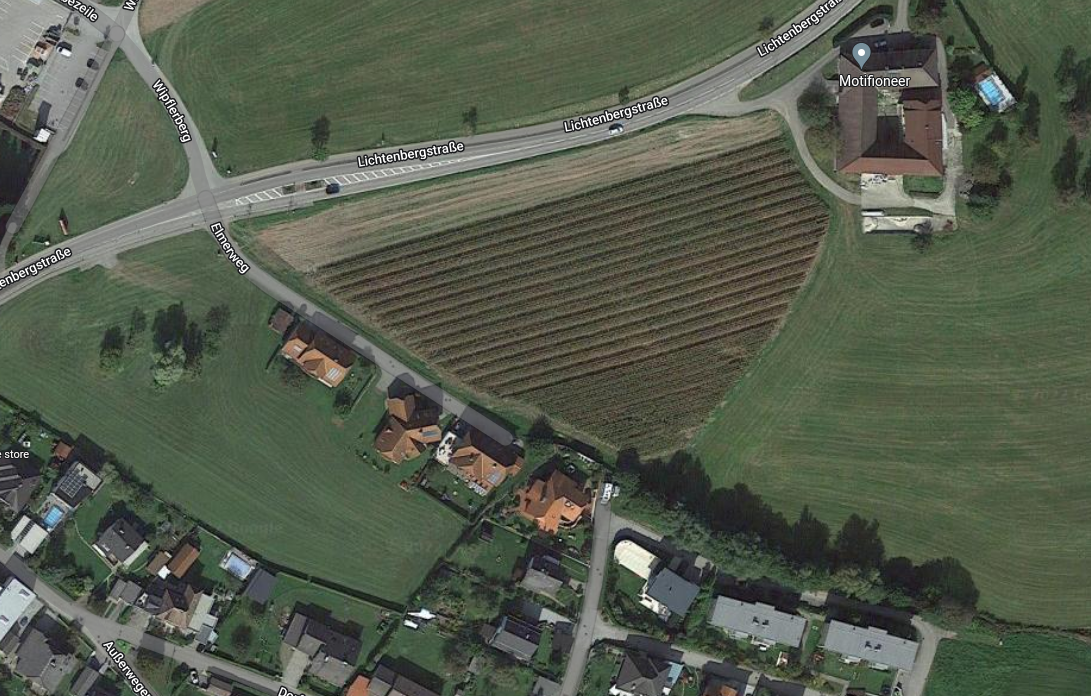
#> input picture Diplomarbeit_Anna/Python/filter_tutorial/images/field_2.png, 1091 x 696 px
$ python texture_segmentation.py   (older library calls are emulated)
#> lines starting #> are read from the running program, lines starting #| are printed output that depends on the picture; after the words box and inside, x2 and y2 are one past the last pixel; in counts of white or black regions, pixels touching at a corner belong together

import matplotlib.pyplot as plt
from skimage import io

import numpy as np
from skimage.filters import threshold_otsu
import cv2
from skimage.filters.rank import entropy
from skimage.morphology import disk
from skimage import io, img_as_float


from scipy import ndimage


img = img_as_float(io.imread("images/field_2.png", 1))
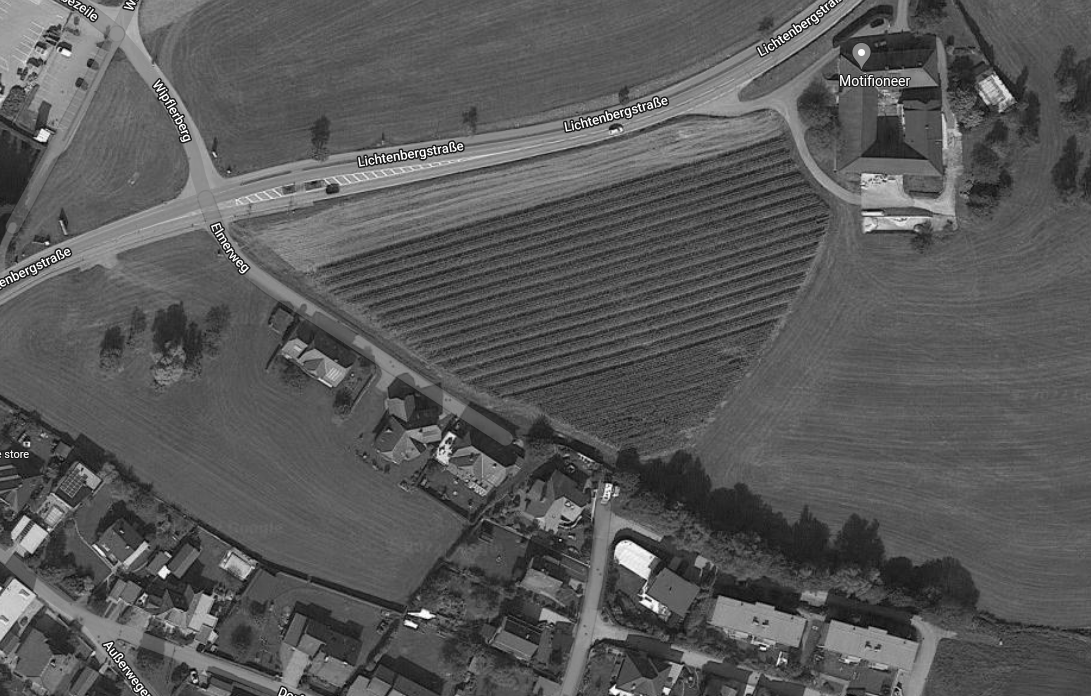
#> img: shape (696, 1091) float64; min 0.00561, max 1, mean 0.35
#
# #Variance - not a great way to quantify texture
# k=7
# img_mean = ndimage.uniform_filter(img, (k, k))
# img_sqr_mean = ndimage.uniform_filter(img**2, (k, k))
# img_var = img_sqr_mean - img_mean**2
# plt.imshow(img_var, cmap='gray')
# plt.show()
# #GABOR - A great filter for texture but usually efficient
# #if we know exact parameters. Good choice for generating features
# #for machine learning
#
ksize=45
theta=np.pi/4
kernel = cv2.getGaborKernel((ksize, ksize), 5.0, theta, 10.0, 0.9, 0, ktype=cv2.CV_32F)
filtered_image = cv2.filter2D(img, cv2.CV_8UC3, kernel)
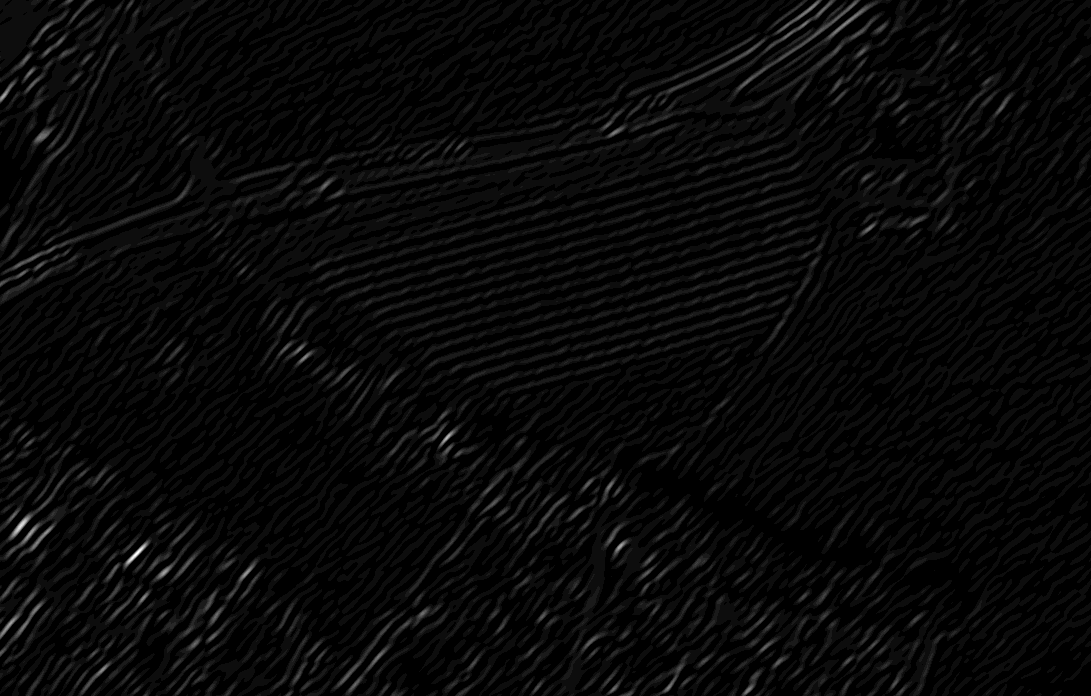
#> filtered_image: shape (696, 1091); min 0, max 19, mean 0.633; drawn with min black and max white
plt.imshow(filtered_image, cmap='gray')
plt.show()

#Entropy
#Entropy quantifies disorder.
#Since cell region has high variation in pixel values the entropy would be
#higher compared to scratch region

entropy_img = entropy(img, disk(13))
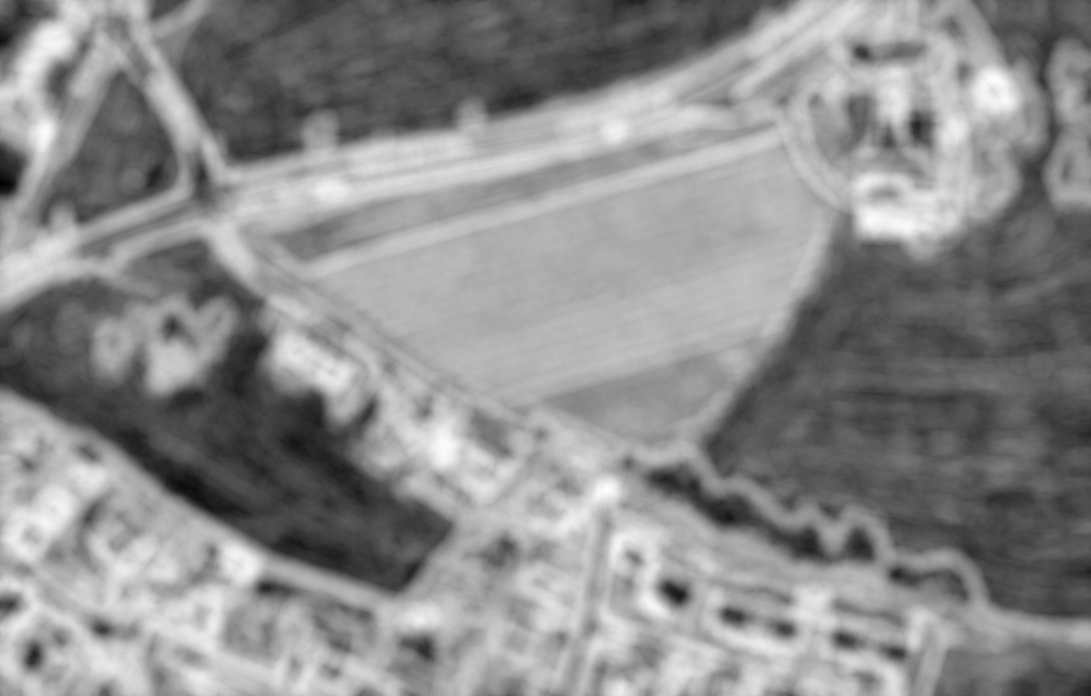
#> entropy_img: shape (696, 1091) float64; min 2.94, max 7.42, mean 5.4; drawn with min black and max white

plt.hist(entropy_img.flat, bins=100, range=(0,5))  #.flat returns the flattened numpy array (1D)
#plt.show()
thresh = threshold_otsu(entropy_img)
#> thresh = 5.25

binary = entropy_img <= thresh
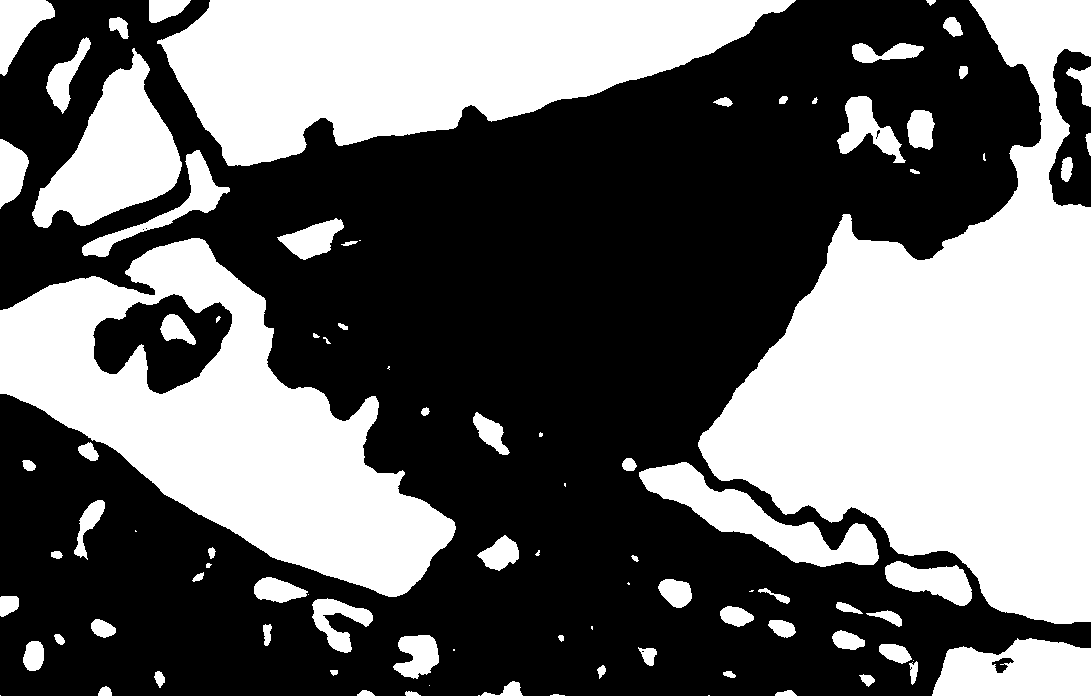
#> binary: shape (696, 1091) bool; 41.1% white; 92 white regions (17 under 20 px), largest, box (x1, y1, x2, y2) and area: (698, 0, 1091, 624) 119328, (0, 238, 456, 597) 68925, (157, 0, 796, 166) 64408
plt.imshow(binary)
plt.show()
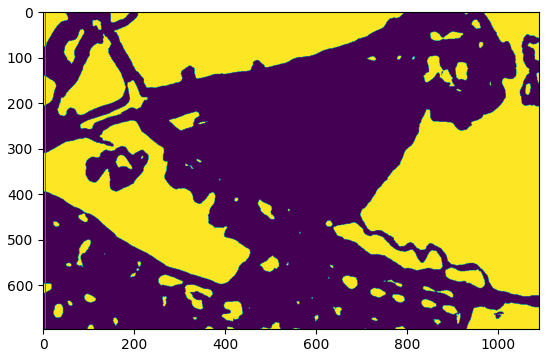
#> figure drawn by matplotlib, 1 panel

$ run again, with Diplomarbeit_Anna/Python/filter_tutorial/images/field_1.png copied over Diplomarbeit_Anna/Python/filter_tutorial/images/field_2.png
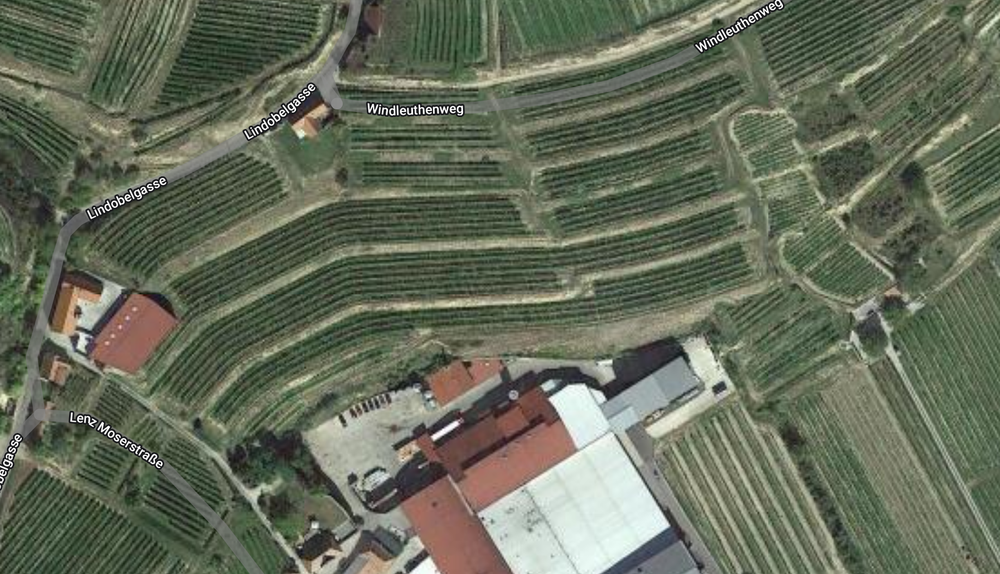
#> input picture Diplomarbeit_Anna/Python/filter_tutorial/images/field_1.png, 1000 x 574 px, shrunk from 1838 x 1055 before the run
#> thresh = 5.7
#> `binary = entropy_img <= thresh`:
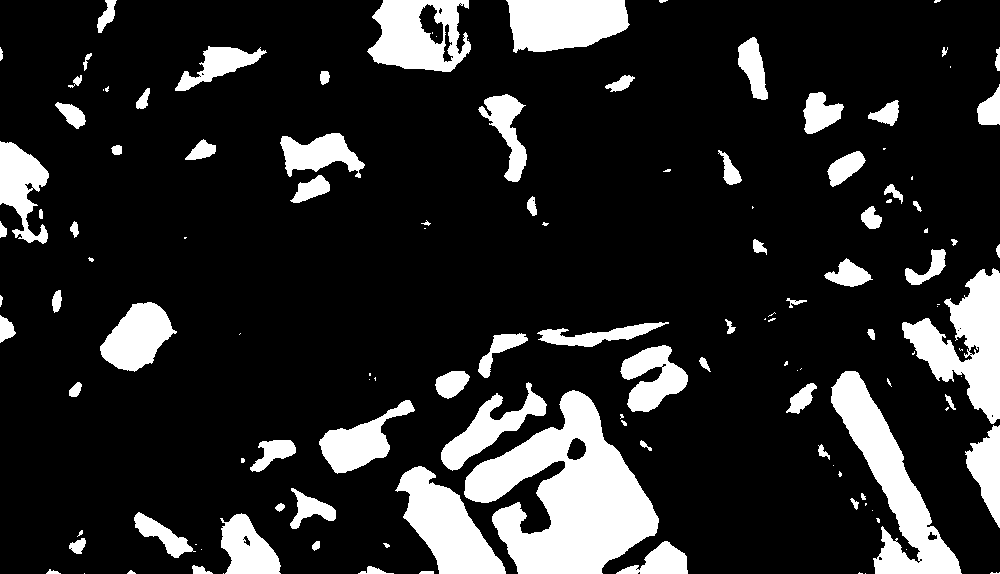
#> binary: shape (574, 1000) bool; 16.3% white; 130 white regions (51 under 20 px), largest, box (x1, y1, x2, y2) and area: (464, 390, 659, 574) 18617, (831, 371, 962, 574) 8567, (902, 268, 1000, 424) 7096
#> `plt.show()`:
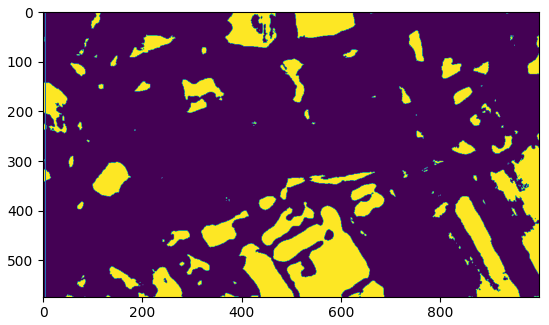
#> figure drawn by matplotlib, 1 panel
